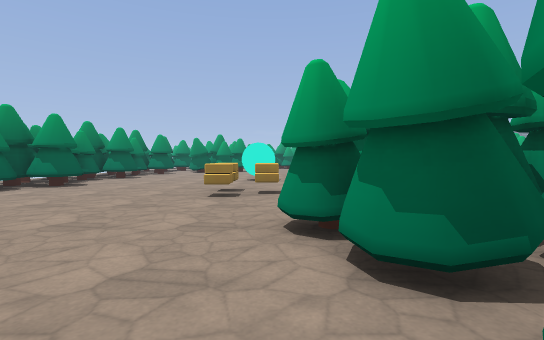
view 1 (above)

24 first-person views from a walk through a level from a Godot 3-D game. The camera is 1.5 m above the floor, tilts 2° down and sees 85° across. The floor is counted in squares, 2 m on a side. Each view is taken from the middle of a square. On the plan, view 1 faces up. The plan holds only what a view shows up to about 10 squares ahead; the rest is blank. The place goes on beyond the plan. Flat picture figures and markers are left out. Characters and animated objects are not drawn. Some surface patterns are stand-ins.

view 2
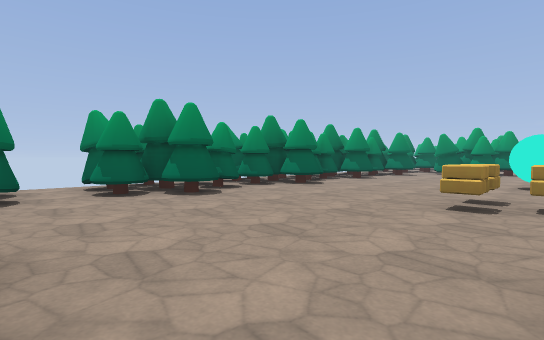

view 3
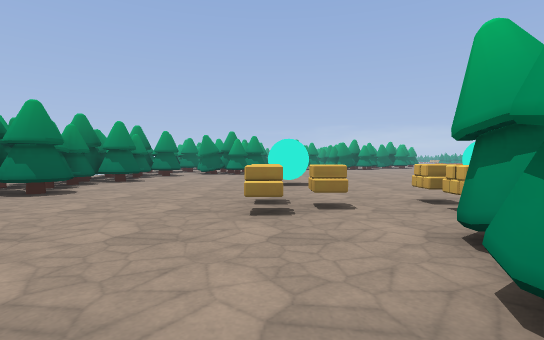

view 4
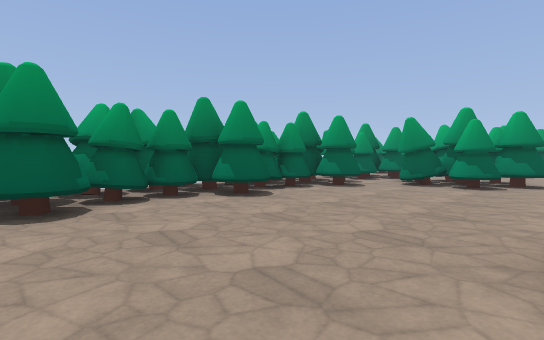

view 5
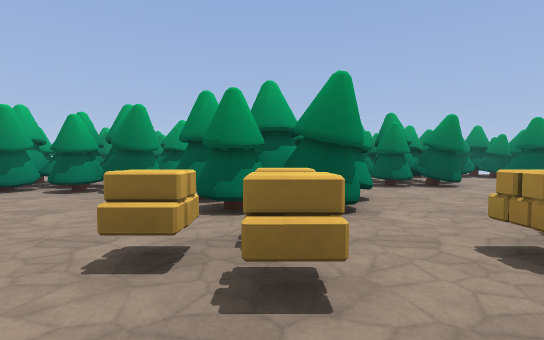

view 6
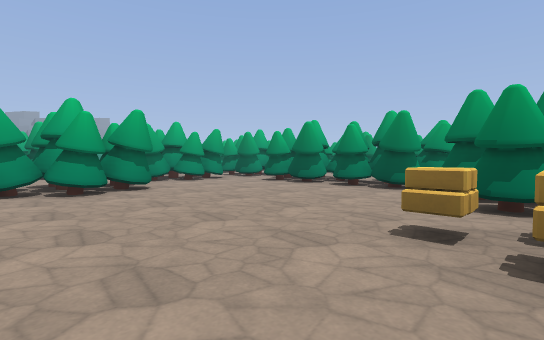

view 7
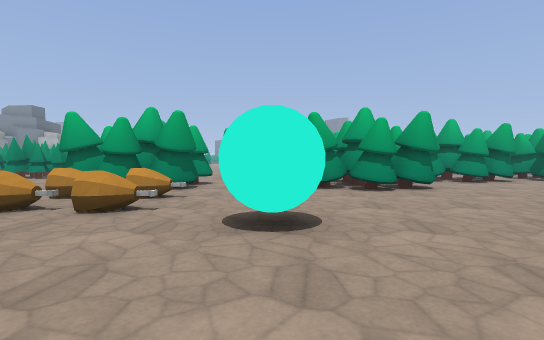

view 8
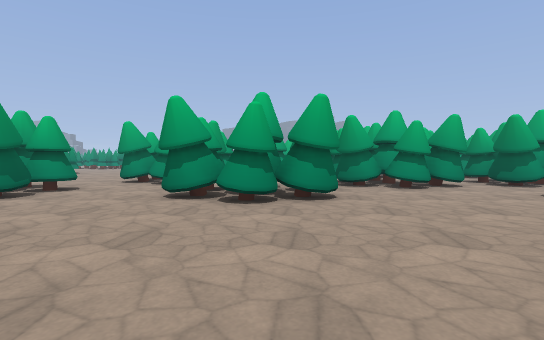

view 9
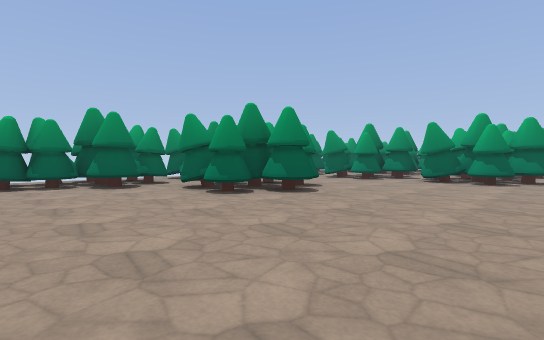

view 10
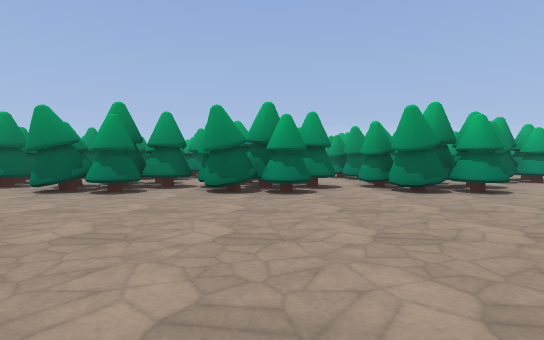

view 11
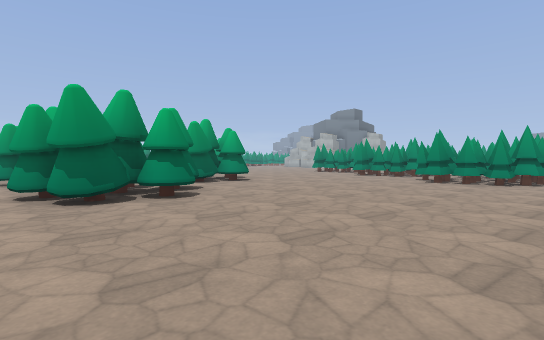

view 12
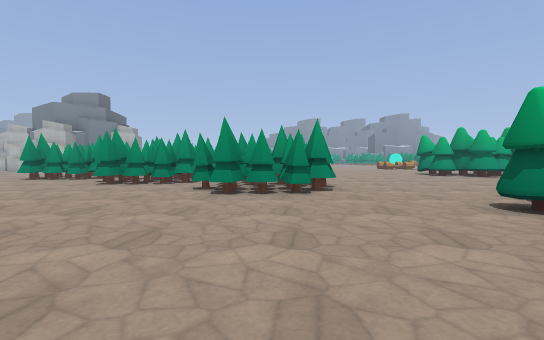

view 13
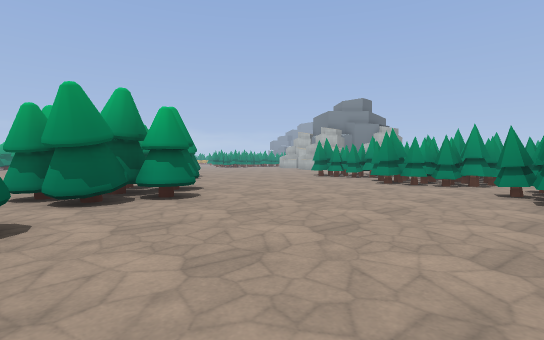

view 14
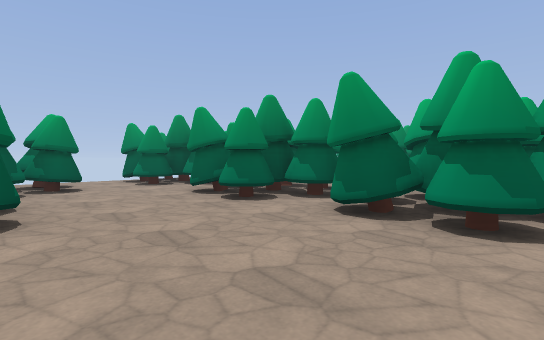

view 15
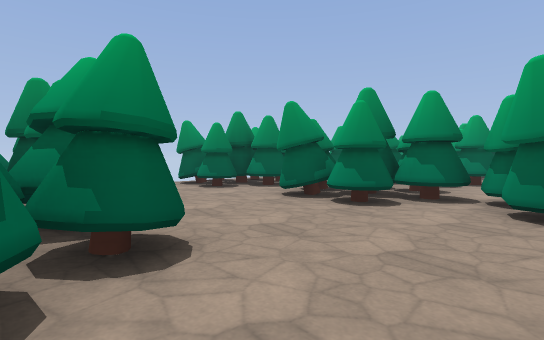

view 16
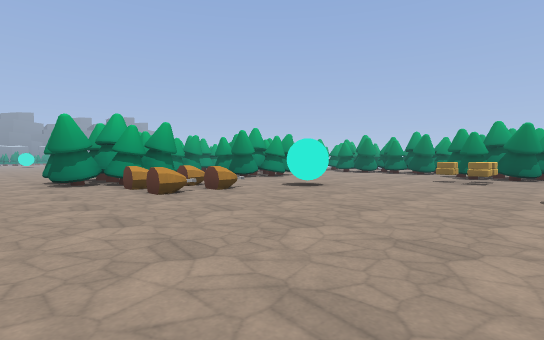

view 17
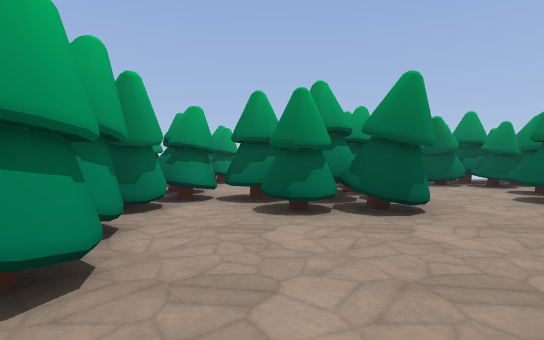

view 18
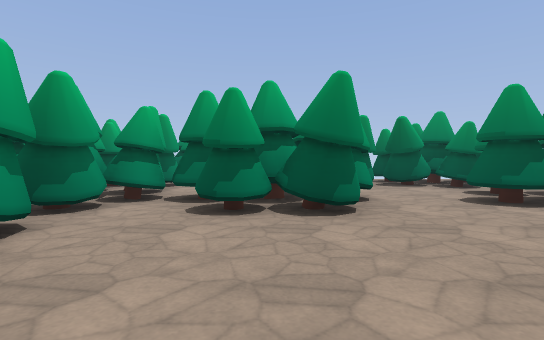

view 19
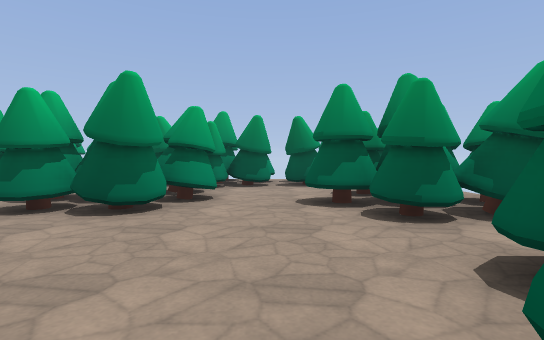

view 20
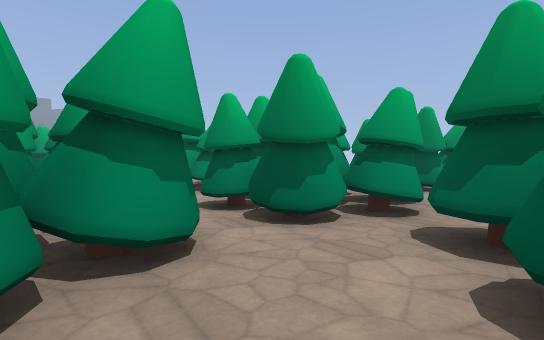

view 21
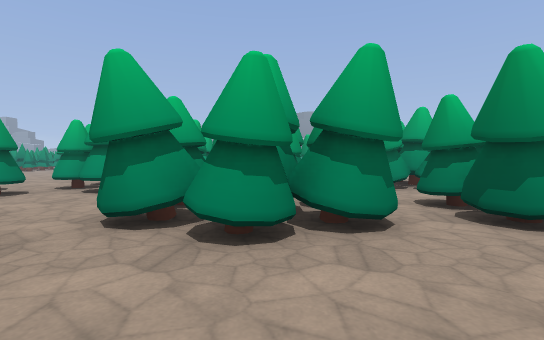

view 22
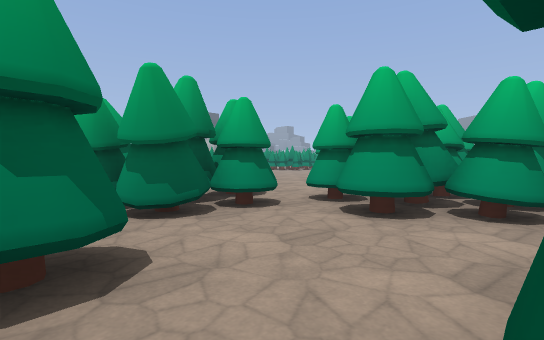

view 23
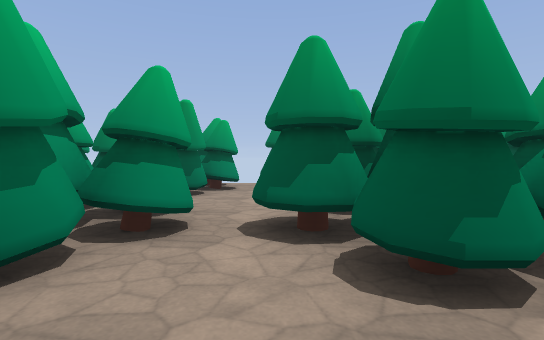

view 24
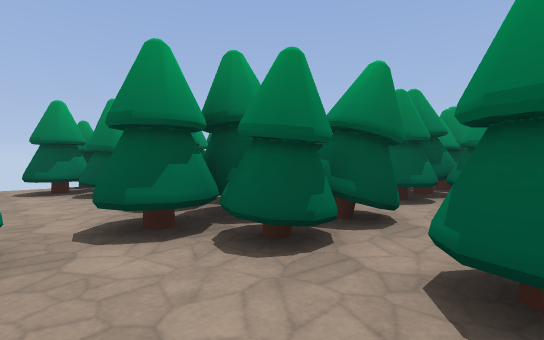

### Floor plan
Key: @ floor where view 1 was taken; # wall or solid block; . floor; = window, fence, low wall or low ledge; ^ raised ledge; T tree; B ball; O other object.
Columns run from 9 left of view 1 to 17 right of it. Each row starts with its distance up from view 1.
 28      #TT        .TTT#... ..
 27   T    T    ..  .#T#.......
 26   TT TTT TTT.TTT..........T
 25  TT# TTT#TTT.TTT#........TT
 24 #TT..TTT.TTT.#TT.........TT
 23 ..........................T
 22 .T......................T..
 21 .TTT...................TTT
 20   TT TT................TTT
 19  TT  TTT...............TTT
 18    ..TTT...................
 17   TT.##....................
 16  TTT...............TTT.....
 15 TTTT...........^.^#TTT.....
 14 T##................TTT.....
 13  TT............=.^.TT..# ..
 12 TTT#...................T
 11 TTT.....BB....BB......#TTT.
 10  TT................#T .TT..
  9  TT#...............TTT....T
  8  TTT..............TTT#...TT
  7  TT.....OO.OO......#T ....T
  6   T.....O..O..........T#..T
  5 T T#......#TT........TTT  T
  4 TTTT......TTT........TT   T
  3 .TT......TTTTT.......#TT..T
  2 ..........TT  #T##T#......T
  1  TT...#.T.#T TTTTTTTT#TT..T
  0 TTT#..TTT@T   T   T  TTT##T
 -1 T TT.TTTTTTTT T   T  TTTTTT
 -2  T#...T   TT         TT
 -3  T#..T#T .#TT        TTT  #
 -4  TTTTTTT TT          T TTTT
 -5  TTT#TT  TTTT       TT T##T
 -6                       TT  T

Where each view was taken, in squares from view 1:
view 1: 0 up, 0 right, facing up
view 2: 1 up, 0 right, facing up-left
view 3: 2 up, 1 left, facing up
view 4: 8 up, 1 left, facing up-left
view 5: 9 up, 2 right, facing down
view 6: 10 up, 2 right, facing down-right
view 7: 11 up, 2 right, facing right
view 8: 8 up, 4 right, facing right
view 9: 13 up, 3 right, facing up-left
view 10: 17 up, 1 right, facing up
view 11: 18 up, 3 right, facing up-right
view 12: 20 up, 7 right, facing right
view 13: 21 up, 7 right, facing up-right
view 14: 20 up, 2 right, facing up-left
view 15: 19 up, 0 right, facing up-left
view 16: 18 up, 0 right, facing down-right
view 17: 5 up, 1 left, facing down
view 18: 5 up, 2 left, facing down
view 19: 5 up, 5 left, facing down
view 20: 4 up, 10 right, facing down-right
view 21: 4 up, 9 right, facing right
view 22: 6 up, 12 right, facing up-right
view 23: 3 up, 15 right, facing down
view 24: 3 up, 16 right, facing down-left
